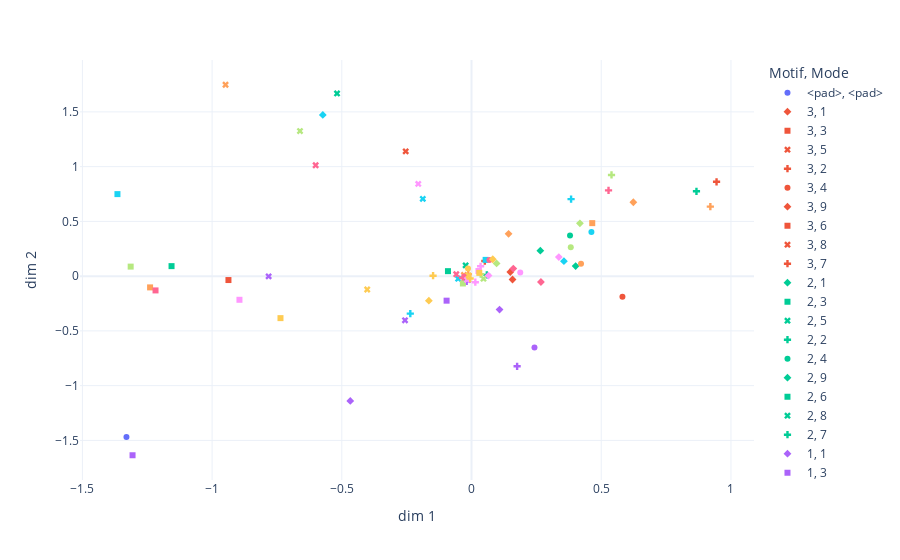

Source (notebook cell):
### Markdown cell above
### <a id='toc1_2_3_'></a>[Data viz des 2 premières dimensions de l'emmbedings](#toc0_)

### Code cell
df_embedding = pd.DataFrame(columns=["Mode", "Motif", "x", "y"])
df_embedding[["x", "y"]] = mob2vec.embedding_layer.embeddings[:, :2]
df_embedding[["Mode", "Motif"]] = list(data_getter.vocab.keys())

px.scatter(df_embedding, x="x", y="y", color="Motif", symbol="Mode", template="plotly_white",
    labels={"x": "dim 1", "y": "dim 2"},)

### Figure 1 — Plotly figure (JSON) as saved in the notebook; plotly's stock layout.template omitted (floating-point values rounded to 4 significant figures)
{"data": [{"hovertemplate": "Motif=<pad><br>Mode=<pad><br>dim 1=%{x}<br>dim 2=%{y}<extra></extra>", "legendgroup": "<pad>, <pad>", "marker": {"color": "#636efa", "symbol": "circle"}, "mode": "markers", "name": "<pad>, <pad>", "orientation": "v", "showlegend": true, "type": "scatter", "x": [-1.33], "xaxis": "x", "y": [-1.47], "yaxis": "y"}, {"hovertemplate": "Motif=3<br>Mode=1<br>dim 1=%{x}<br>dim 2=%{y}<extra></extra>", "legendgroup": "3, 1", "marker": {"color": "#EF553B", "symbol": "diamond"}, "mode": "markers", "name": "3, 1", "orientation": "v", "showlegend": true, "type": "scatter", "x": [0.1581], "xaxis": "x", "y": [-0.03055], "yaxis": "y"}, {"hovertemplate": "Motif=3<br>Mode=3<br>dim 1=%{x}<br>dim 2=%{y}<extra></extra>", "legendgroup": "3, 3", "marker": {"color": "#EF553B", "symbol": "square"}, "mode": "markers", "name": "3, 3", "orientation": "v", "showlegend": true, "type": "scatter", "x": [-0.9369], "xaxis": "x", "y": [-0.03579], "yaxis": "y"}, {"hovertemplate": "Motif=3<br>Mode=5<br>dim 1=%{x}<br>dim 2=%{y}<extra></extra>", "legendgroup": "3, 5", "marker": {"color": "#EF553B", "symbol": "x"}, "mode": "markers", "name": "3, 5", "orientation": "v", "showlegend": true, "type": "scatter", "x": [-0.2537], "xaxis": "x", "y": [1.14], "yaxis": "y"}, {"hovertemplate": "Motif=3<br>Mode=2<br>dim 1=%{x}<br>dim 2=%{y}<extra></extra>", "legendgroup": "3, 2", "marker": {"color": "#EF553B", "symbol": "cross"}, "mode": "markers", "name": "3, 2", "orientation": "v", "showlegend": true, "type": "scatter", "x": [0.9445], "xaxis": "x", "y": [0.8615], "yaxis": "y"}, {"hovertemplate": "Motif=3<br>Mode=4<br>dim 1=%{x}<br>dim 2=%{y}<extra></extra>", "legendgroup": "3, 4", "marker": {"color": "#EF553B", "symbol": "circle"}, "mode": "markers", "name": "3, 4", "orientation": "v", "showlegend": true, "type": "scatter", "x": [0.5818], "xaxis": "x", "y": [-0.1876], "yaxis": "y"}, {"hovertemplate": "Motif=3<br>Mode=9<br>dim 1=%{x}<br>dim 2=%{y}<extra></extra>", "legendgroup": "3, 9", "marker": {"color": "#EF553B", "symbol": "diamond"}, "mode": "markers", "name": "3, 9", "orientation": "v", "showlegend": true, "type": "scatter", "x": [0.1495], "xaxis": "x", "y": [0.03781], "yaxis": "y"}, {"hovertemplate": "Motif=3<br>Mode=6<br>dim 1=%{x}<br>dim 2=%{y}<extra></extra>", "legendgroup": "3, 6", "marker": {"color": "#EF553B", "symbol": "square"}, "mode": "markers", "name": "3, 6", "orientation": "v", "showlegend": true, "type": "scatter", "x": [-0.01989], "xaxis": "x", "y": [-0.01844], "yaxis": "y"}, {"hovertemplate": "Motif=3<br>Mode=8<br>dim 1=%{x}<br>dim 2=%{y}<extra></extra>", "legendgroup": "3, 8", "marker": {"color": "#EF553B", "symbol": "x"}, "mode": "markers", "name": "3, 8", "orientation": "v", "showlegend": true, "type": "scatter", "x": [-0.01343], "xaxis": "x", "y": [-0.03328], "yaxis": "y"}, {"hovertemplate": "Motif=3<br>Mode=7<br>dim 1=%{x}<br>dim 2=%{y}<extra></extra>", "legendgroup": "3, 7", "marker": {"color": "#EF553B", "symbol": "cross"}, "mode": "markers", "name": "3, 7", "orientation": "v", "showlegend": true, "type": "scatter", "x": [0.05131], "xaxis": "x", "y": [0.1378], "yaxis": "y"}, {"hovertemplate": "Motif=2<br>Mode=1<br>dim 1=%{x}<br>dim 2=%{y}<extra></extra>", "legendgroup": "2, 1", "marker": {"color": "#00cc96", "symbol": "diamond"}, "mode": "markers", "name": "2, 1", "orientation": "v", "showlegend": true, "type": "scatter", "x": [0.4013], "xaxis": "x", "y": [0.09151], "yaxis": "y"}, {"hovertemplate": "Motif=2<br>Mode=3<br>dim 1=%{x}<br>dim 2=%{y}<extra></extra>", "legendgroup": "2, 3", "marker": {"color": "#00cc96", "symbol": "square"}, "mode": "markers", "name": "2, 3", "orientation": "v", "showlegend": true, "type": "scatter", "x": [-1.156], "xaxis": "x", "y": [0.09136], "yaxis": "y"}, {"hovertemplate": "Motif=2<br>Mode=5<br>dim 1=%{x}<br>dim 2=%{y}<extra></extra>", "legendgroup": "2, 5", "marker": {"color": "#00cc96", "symbol": "x"}, "mode": "markers", "name": "2, 5", "orientation": "v", "showlegend": true, "type": "scatter", "x": [-0.5184], "xaxis": "x", "y": [1.668], "yaxis": "y"}, {"hovertemplate": "Motif=2<br>Mode=2<br>dim 1=%{x}<br>dim 2=%{y}<extra></extra>", "legendgroup": "2, 2", "marker": {"color": "#00cc96", "symbol": "cross"}, "mode": "markers", "name": "2, 2", "orientation": "v", "showlegend": true, "type": "scatter", "x": [0.8671], "xaxis": "x", "y": [0.7749], "yaxis": "y"}, {"hovertemplate": "Motif=2<br>Mode=4<br>dim 1=%{x}<br>dim 2=%{y}<extra></extra>", "legendgroup": "2, 4", "marker": {"color": "#00cc96", "symbol": "circle"}, "mode": "markers", "name": "2, 4", "orientation": "v", "showlegend": true, "type": "scatter", "x": [0.3797], "xaxis": "x", "y": [0.3709], "yaxis": "y"}, {"hovertemplate": "Motif=2<br>Mode=9<br>dim 1=%{x}<br>dim 2=%{y}<extra></extra>", "legendgroup": "2, 9", "marker": {"color": "#00cc96", "symbol": "diamond"}, "mode": "markers", "name": "2, 9", "orientation": "v", "showlegend": true, "type": "scatter", "x": [0.2652], "xaxis": "x", "y": [0.2324], "yaxis": "y"}, {"hovertemplate": "Motif=2<br>Mode=6<br>dim 1=%{x}<br>dim 2=%{y}<extra></extra>", "legendgroup": "2, 6", "marker": {"color": "#00cc96", "symbol": "square"}, "mode": "markers", "name": "2, 6", "orientation": "v", "showlegend": true, "type": "scatter", "x": [-0.09082], "xaxis": "x", "y": [0.04547], "yaxis": "y"}, {"hovertemplate": "Motif=2<br>Mode=8<br>dim 1=%{x}<br>dim 2=%{y}<extra></extra>", "legendgroup": "2, 8", "marker": {"color": "#00cc96", "symbol": "x"}, "mode": "markers", "name": "2, 8", "orientation": "v", "showlegend": true, "type": "scatter", "x": [-0.02265], "xaxis": "x", "y": [0.09848], "yaxis": "y"}, {"hovertemplate": "Motif=2<br>Mode=7<br>dim 1=%{x}<br>dim 2=%{y}<extra></extra>", "legendgroup": "2, 7", "marker": {"color": "#00cc96", "symbol": "cross"}, "mode": "markers", "name": "2, 7", "orientation": "v", "showlegend": true, "type": "scatter", "x": [0.05903], "xaxis": "x", "y": [0.01134], "yaxis": "y"}, {"hovertemplate": "Motif=1<br>Mode=1<br>dim 1=%{x}<br>dim 2=%{y}<extra></extra>", "legendgroup": "1, 1", "marker": {"color": "#ab63fa", "symbol": "diamond"}, "mode": "markers", "name": "1, 1", "orientation": "v", "showlegend": true, "type": "scatter", "x": [-0.4674], "xaxis": "x", "y": [-1.139], "yaxis": "y"}, {"hovertemplate": "Motif=1<br>Mode=3<br>dim 1=%{x}<br>dim 2=%{y}<extra></extra>", "legendgroup": "1, 3", "marker": {"color": "#ab63fa", "symbol": "square"}, "mode": "markers", "name": "1, 3", "orientation": "v", "showlegend": true, "type": "scatter", "x": [-1.307], "xaxis": "x", "y": [-1.636], "yaxis": "y"}, {"hovertemplate": "Motif=1<br>Mode=5<br>dim 1=%{x}<br>dim 2=%{y}<extra></extra>", "legendgroup": "1, 5", "marker": {"color": "#ab63fa", "symbol": "x"}, "mode": "markers", "name": "1, 5", "orientation": "v", "showlegend": true, "type": "scatter", "x": [-0.7821], "xaxis": "x", "y": [-0.001798], "yaxis": "y"}, {"hovertemplate": "Motif=1<br>Mode=2<br>dim 1=%{x}<br>dim 2=%{y}<extra></extra>", "legendgroup": "1, 2", "marker": {"color": "#ab63fa", "symbol": "cross"}, "mode": "markers", "name": "1, 2", "orientation": "v", "showlegend": true, "type": "scatter", "x": [0.1758], "xaxis": "x", "y": [-0.8234], "yaxis": "y"}, {"hovertemplate": "Motif=1<br>Mode=4<br>dim 1=%{x}<br>dim 2=%{y}<extra></extra>", "legendgroup": "1, 4", "marker": {"color": "#ab63fa", "symbol": "circle"}, "mode": "markers", "name": "1, 4", "orientation": "v", "showlegend": true, "type": "scatter", "x": [0.2426], "xaxis": "x", "y": [-0.6512], "yaxis": "y"}, {"hovertemplate": "Motif=1<br>Mode=9<br>dim 1=%{x}<br>dim 2=%{y}<extra></extra>", "legendgroup": "1, 9", "marker": {"color": "#ab63fa", "symbol": "diamond"}, "mode": "markers", "name": "1, 9", "orientation": "v", "showlegend": true, "type": "scatter", "x": [0.108], "xaxis": "x", "y": [-0.3055], "yaxis": "y"}, {"hovertemplate": "Motif=1<br>Mode=6<br>dim 1=%{x}<br>dim 2=%{y}<extra></extra>", "legendgroup": "1, 6", "marker": {"color": "#ab63fa", "symbol": "square"}, "mode": "markers", "name": "1, 6", "orientation": "v", "showlegend": true, "type": "scatter", "x": [-0.09609], "xaxis": "x", "y": [-0.2241], "yaxis": "y"}, {"hovertemplate": "Motif=1<br>Mode=8<br>dim 1=%{x}<br>dim 2=%{y}<extra></extra>", "legendgroup": "1, 8", "marker": {"color": "#ab63fa", "symbol": "x"}, "mode": "markers", "name": "1, 8", "orientation": "v", "showlegend": true, "type": "scatter", "x": [-0.2564], "xaxis": "x", "y": [-0.4033], "yaxis": "y"}, {"hovertemplate": "Motif=1<br>Mode=7<br>dim 1=%{x}<br>dim 2=%{y}<extra></extra>", "legendgroup": "1, 7", "marker": {"color": "#ab63fa", "symbol": "cross"}, "mode": "markers", "name": "1, 7", "orientation": "v", "showlegend": true, "type": "scatter", "x": [-0.01866], "xaxis": "x", "y": [-0.04855], "yaxis": "y"}, {"hovertemplate": "Motif=9<br>Mode=1<br>dim 1=%{x}<br>dim 2=%{y}<extra></extra>", "legendgroup": "9, 1", "marker": {"color": "#FFA15A", "symbol": "diamond"}, "mode": "markers", "name": "9, 1", "orientation": "v", "showlegend": true, "type": "scatter", "x": [0.1429], "xaxis": "x", "y": [0.386], "yaxis": "y"}, {"hovertemplate": "Motif=9<br>Mode=3<br>dim 1=%{x}<br>dim 2=%{y}<extra></extra>", "legendgroup": "9, 3", "marker": {"color": "#FFA15A", "symbol": "square"}, "mode": "markers", "name": "9, 3", "orientation": "v", "showlegend": true, "type": "scatter", "x": [-1.239], "xaxis": "x", "y": [-0.1028], "yaxis": "y"}, {"hovertemplate": "Motif=9<br>Mode=5<br>dim 1=%{x}<br>dim 2=%{y}<extra></extra>", "legendgroup": "9, 5", "marker": {"color": "#FFA15A", "symbol": "x"}, "mode": "markers", "name": "9, 5", "orientation": "v", "showlegend": true, "type": "scatter", "x": [-0.9482], "xaxis": "x", "y": [1.748], "yaxis": "y"}, {"hovertemplate": "Motif=9<br>Mode=2<br>dim 1=%{x}<br>dim 2=%{y}<extra></extra>", "legendgroup": "9, 2", "marker": {"color": "#FFA15A", "symbol": "cross"}, "mode": "markers", "name": "9, 2", "orientation": "v", "showlegend": true, "type": "scatter", "x": [0.9206], "xaxis": "x", "y": [0.6349], "yaxis": "y"}, {"hovertemplate": "Motif=9<br>Mode=4<br>dim 1=%{x}<br>dim 2=%{y}<extra></extra>", "legendgroup": "9, 4", "marker": {"color": "#FFA15A", "symbol": "circle"}, "mode": "markers", "name": "9, 4", "orientation": "v", "showlegend": true, "type": "scatter", "x": [0.4221], "xaxis": "x", "y": [0.1138], "yaxis": "y"}, {"hovertemplate": "Motif=9<br>Mode=9<br>dim 1=%{x}<br>dim 2=%{y}<extra></extra>", "legendgroup": "9, 9", "marker": {"color": "#FFA15A", "symbol": "diamond"}, "mode": "markers", "name": "9, 9", "orientation": "v", "showlegend": true, "type": "scatter", "x": [0.6237], "xaxis": "x", "y": [0.6746], "yaxis": "y"}, {"hovertemplate": "Motif=9<br>Mode=6<br>dim 1=%{x}<br>dim 2=%{y}<extra></extra>", "legendgroup": "9, 6", "marker": {"color": "#FFA15A", "symbol": "square"}, "mode": "markers", "name": "9, 6", "orientation": "v", "showlegend": true, "type": "scatter", "x": [0.4654], "xaxis": "x", "y": [0.4841], "yaxis": "y"}, {"hovertemplate": "Motif=9<br>Mode=8<br>dim 1=%{x}<br>dim 2=%{y}<extra></extra>", "legendgroup": "9, 8", "marker": {"color": "#FFA15A", "symbol": "x"}, "mode": "markers", "name": "9, 8", "orientation": "v", "showlegend": true, "type": "scatter", "x": [-0.02924], "xaxis": "x", "y": [0.01039], "yaxis": "y"}, {"hovertemplate": "Motif=9<br>Mode=7<br>dim 1=%{x}<br>dim 2=%{y}<extra></extra>", "legendgroup": "9, 7", "marker": {"color": "#FFA15A", "symbol": "cross"}, "mode": "markers", "name": "9, 7", "orientation": "v", "showlegend": true, "type": "scatter", "x": [-0.01254], "xaxis": "x", "y": [0.01764], "yaxis": "y"}, {"hovertemplate": "Motif=6<br>Mode=1<br>dim 1=%{x}<br>dim 2=%{y}<extra></extra>", "legendgroup": "6, 1", "marker": {"color": "#19d3f3", "symbol": "diamond"}, "mode": "markers", "name": "6, 1", "orientation": "v", "showlegend": true, "type": "scatter", "x": [-0.5732], "xaxis": "x", "y": [1.472], "yaxis": "y"}, {"hovertemplate": "Motif=6<br>Mode=3<br>dim 1=%{x}<br>dim 2=%{y}<extra></extra>", "legendgroup": "6, 3", "marker": {"color": "#19d3f3", "symbol": "square"}, "mode": "markers", "name": "6, 3", "orientation": "v", "showlegend": true, "type": "scatter", "x": [-1.365], "xaxis": "x", "y": [0.7492], "yaxis": "y"}, {"hovertemplate": "Motif=6<br>Mode=5<br>dim 1=%{x}<br>dim 2=%{y}<extra></extra>", "legendgroup": "6, 5", "marker": {"color": "#19d3f3", "symbol": "x"}, "mode": "markers", "name": "6, 5", "orientation": "v", "showlegend": true, "type": "scatter", "x": [-0.1878], "xaxis": "x", "y": [0.7059], "yaxis": "y"}, {"hovertemplate": "Motif=6<br>Mode=2<br>dim 1=%{x}<br>dim 2=%{y}<extra></extra>", "legendgroup": "6, 2", "marker": {"color": "#19d3f3", "symbol": "cross"}, "mode": "markers", "name": "6, 2", "orientation": "v", "showlegend": true, "type": "scatter", "x": [0.3837], "xaxis": "x", "y": [0.7031], "yaxis": "y"}, {"hovertemplate": "Motif=6<br>Mode=4<br>dim 1=%{x}<br>dim 2=%{y}<extra></extra>", "legendgroup": "6, 4", "marker": {"color": "#19d3f3", "symbol": "circle"}, "mode": "markers", "name": "6, 4", "orientation": "v", "showlegend": true, "type": "scatter", "x": [0.4621], "xaxis": "x", "y": [0.4033], "yaxis": "y"}, {"hovertemplate": "Motif=6<br>Mode=9<br>dim 1=%{x}<br>dim 2=%{y}<extra></extra>", "legendgroup": "6, 9", "marker": {"color": "#19d3f3", "symbol": "diamond"}, "mode": "markers", "name": "6, 9", "orientation": "v", "showlegend": true, "type": "scatter", "x": [0.3562], "xaxis": "x", "y": [0.1364], "yaxis": "y"}, {"hovertemplate": "Motif=6<br>Mode=6<br>dim 1=%{x}<br>dim 2=%{y}<extra></extra>", "legendgroup": "6, 6", "marker": {"color": "#19d3f3", "symbol": "square"}, "mode": "markers", "name": "6, 6", "orientation": "v", "showlegend": true, "type": "scatter", "x": [0.05438], "xaxis": "x", "y": [0.1486], "yaxis": "y"}, {"hovertemplate": "Motif=6<br>Mode=8<br>dim 1=%{x}<br>dim 2=%{y}<extra></extra>", "legendgroup": "6, 8", "marker": {"color": "#19d3f3", "symbol": "x"}, "mode": "markers", "name": "6, 8", "orientation": "v", "showlegend": true, "type": "scatter", "x": [-0.05159], "xaxis": "x", "y": [-0.02337], "yaxis": "y"}, {"hovertemplate": "Motif=6<br>Mode=7<br>dim 1=%{x}<br>dim 2=%{y}<extra></extra>", "legendgroup": "6, 7", "marker": {"color": "#19d3f3", "symbol": "cross"}, "mode": "markers", "name": "6, 7", "orientation": "v", "showlegend": true, "type": "scatter", "x": [-0.236], "xaxis": "x", "y": [-0.3422], "yaxis": "y"}, {"hovertemplate": "Motif=5<br>Mode=1<br>dim 1=%{x}<br>dim 2=%{y}<extra></extra>", "legendgroup": "5, 1", "marker": {"color": "#FF6692", "symbol": "diamond"}, "mode": "markers", "name": "5, 1", "orientation": "v", "showlegend": true, "type": "scatter", "x": [0.1611], "xaxis": "x", "y": [0.06882], "yaxis": "y"}, {"hovertemplate": "Motif=5<br>Mode=3<br>dim 1=%{x}<br>dim 2=%{y}<extra></extra>", "legendgroup": "5, 3", "marker": {"color": "#FF6692", "symbol": "square"}, "mode": "markers", "name": "5, 3", "orientation": "v", "showlegend": true, "type": "scatter", "x": [-1.218], "xaxis": "x", "y": [-0.1305], "yaxis": "y"}, {"hovertemplate": "Motif=5<br>Mode=5<br>dim 1=%{x}<br>dim 2=%{y}<extra></extra>", "legendgroup": "5, 5", "marker": {"color": "#FF6692", "symbol": "x"}, "mode": "markers", "name": "5, 5", "orientation": "v", "showlegend": true, "type": "scatter", "x": [-0.6008], "xaxis": "x", "y": [1.013], "yaxis": "y"}, {"hovertemplate": "Motif=5<br>Mode=2<br>dim 1=%{x}<br>dim 2=%{y}<extra></extra>", "legendgroup": "5, 2", "marker": {"color": "#FF6692", "symbol": "cross"}, "mode": "markers", "name": "5, 2", "orientation": "v", "showlegend": true, "type": "scatter", "x": [0.5281], "xaxis": "x", "y": [0.783], "yaxis": "y"}, {"hovertemplate": "Motif=5<br>Mode=4<br>dim 1=%{x}<br>dim 2=%{y}<extra></extra>", "legendgroup": "5, 4", "marker": {"color": "#FF6692", "symbol": "circle"}, "mode": "markers", "name": "5, 4", "orientation": "v", "showlegend": true, "type": "scatter", "x": [0.06893], "xaxis": "x", "y": [0.147], "yaxis": "y"}, {"hovertemplate": "Motif=5<br>Mode=9<br>dim 1=%{x}<br>dim 2=%{y}<extra></extra>", "legendgroup": "5, 9", "marker": {"color": "#FF6692", "symbol": "diamond"}, "mode": "markers", "name": "5, 9", "orientation": "v", "showlegend": true, "type": "scatter", "x": [0.2675], "xaxis": "x", "y": [-0.05336], "yaxis": "y"}, {"hovertemplate": "Motif=5<br>Mode=6<br>dim 1=%{x}<br>dim 2=%{y}<extra></extra>", "legendgroup": "5, 6", "marker": {"color": "#FF6692", "symbol": "square"}, "mode": "markers", "name": "5, 6", "orientation": "v", "showlegend": true, "type": "scatter", "x": [-0.02178], "xaxis": "x", "y": [-0.005916], "yaxis": "y"}, {"hovertemplate": "Motif=5<br>Mode=8<br>dim 1=%{x}<br>dim 2=%{y}<extra></extra>", "legendgroup": "5, 8", "marker": {"color": "#FF6692", "symbol": "x"}, "mode": "markers", "name": "5, 8", "orientation": "v", "showlegend": true, "type": "scatter", "x": [-0.05882], "xaxis": "x", "y": [0.01765], "yaxis": "y"}, {"hovertemplate": "Motif=5<br>Mode=7<br>dim 1=%{x}<br>dim 2=%{y}<extra></extra>", "legendgroup": "5, 7", "marker": {"color": "#FF6692", "symbol": "cross"}, "mode": "markers", "name": "5, 7", "orientation": "v", "showlegend": true, "type": "scatter", "x": [-0.03436], "xaxis": "x", "y": [-0.01492], "yaxis": "y"}, {"hovertemplate": "Motif=7<br>Mode=1<br>dim 1=%{x}<br>dim 2=%{y}<extra></extra>", "legendgroup": "7, 1", "marker": {"color": "#B6E880", "symbol": "diamond"}, "mode": "markers", "name": "7, 1", "orientation": "v", "showlegend": true, "type": "scatter", "x": [0.09666], "xaxis": "x", "y": [0.1165], "yaxis": "y"}, {"hovertemplate": "Motif=7<br>Mode=3<br>dim 1=%{x}<br>dim 2=%{y}<extra></extra>", "legendgroup": "7, 3", "marker": {"color": "#B6E880", "symbol": "square"}, "mode": "markers", "name": "7, 3", "orientation": "v", "showlegend": true, "type": "scatter", "x": [-1.314], "xaxis": "x", "y": [0.08696], "yaxis": "y"}, {"hovertemplate": "Motif=7<br>Mode=5<br>dim 1=%{x}<br>dim 2=%{y}<extra></extra>", "legendgroup": "7, 5", "marker": {"color": "#B6E880", "symbol": "x"}, "mode": "markers", "name": "7, 5", "orientation": "v", "showlegend": true, "type": "scatter", "x": [-0.6612], "xaxis": "x", "y": [1.325], "yaxis": "y"}, {"hovertemplate": "Motif=7<br>Mode=2<br>dim 1=%{x}<br>dim 2=%{y}<extra></extra>", "legendgroup": "7, 2", "marker": {"color": "#B6E880", "symbol": "cross"}, "mode": "markers", "name": "7, 2", "orientation": "v", "showlegend": true, "type": "scatter", "x": [0.5396], "xaxis": "x", "y": [0.9241], "yaxis": "y"}, {"hovertemplate": "Motif=7<br>Mode=4<br>dim 1=%{x}<br>dim 2=%{y}<extra></extra>", "legendgroup": "7, 4", "marker": {"color": "#B6E880", "symbol": "circle"}, "mode": "markers", "name": "7, 4", "orientation": "v", "showlegend": true, "type": "scatter", "x": [0.3826], "xaxis": "x", "y": [0.2646], "yaxis": "y"}, {"hovertemplate": "Motif=7<br>Mode=9<br>dim 1=%{x}<br>dim 2=%{y}<extra></extra>", "legendgroup": "7, 9", "marker": {"color": "#B6E880", "symbol": "diamond"}, "mode": "markers", "name": "7, 9", "orientation": "v", "showlegend": true, "type": "scatter", "x": [0.4178], "xaxis": "x", "y": [0.4825], "yaxis": "y"}, {"hovertemplate": "Motif=7<br>Mode=6<br>dim 1=%{x}<br>dim 2=%{y}<extra></extra>", "legendgroup": "7, 6", "marker": {"color": "#B6E880", "symbol": "square"}, "mode": "markers", "name": "7, 6", "orientation": "v", "showlegend": true, "type": "scatter", "x": [-0.03334], "xaxis": "x", "y": [-0.06707], "yaxis": "y"}, {"hovertemplate": "Motif=7<br>Mode=8<br>dim 1=%{x}<br>dim 2=%{y}<extra></extra>", "legendgroup": "7, 8", "marker": {"color": "#B6E880", "symbol": "x"}, "mode": "markers", "name": "7, 8", "orientation": "v", "showlegend": true, "type": "scatter", "x": [0.04606], "xaxis": "x", "y": [-0.02348], "yaxis": "y"}, {"hovertemplate": "Motif=7<br>Mode=7<br>dim 1=%{x}<br>dim 2=%{y}<extra></extra>", "legendgroup": "7, 7", "marker": {"color": "#B6E880", "symbol": "cross"}, "mode": "markers", "name": "7, 7", "orientation": "v", "showlegend": true, "type": "scatter", "x": [0.03529], "xaxis": "x", "y": [0.01757], "yaxis": "y"}, {"hovertemplate": "Motif=4<br>Mode=1<br>dim 1=%{x}<br>dim 2=%{y}<extra></extra>", "legendgroup": "4, 1", "marker": {"color": "#FF97FF", "symbol": "diamond"}, "mode": "markers", "name": "4, 1", "orientation": "v", "showlegend": true, "type": "scatter", "x": [0.06553], "xaxis": "x", "y": [0.005014], "yaxis": "y"}, {"hovertemplate": "Motif=4<br>Mode=3<br>dim 1=%{x}<br>dim 2=%{y}<extra></extra>", "legendgroup": "4, 3", "marker": {"color": "#FF97FF", "symbol": "square"}, "mode": "markers", "name": "4, 3", "orientation": "v", "showlegend": true, "type": "scatter", "x": [-0.8946], "xaxis": "x", "y": [-0.216], "yaxis": "y"}, {"hovertemplate": "Motif=4<br>Mode=5<br>dim 1=%{x}<br>dim 2=%{y}<extra></extra>", "legendgroup": "4, 5", "marker": {"color": "#FF97FF", "symbol": "x"}, "mode": "markers", "name": "4, 5", "orientation": "v", "showlegend": true, "type": "scatter", "x": [-0.2053], "xaxis": "x", "y": [0.8423], "yaxis": "y"}, {"hovertemplate": "Motif=4<br>Mode=2<br>dim 1=%{x}<br>dim 2=%{y}<extra></extra>", "legendgroup": "4, 2", "marker": {"color": "#FF97FF", "symbol": "cross"}, "mode": "markers", "name": "4, 2", "orientation": "v", "showlegend": true, "type": "scatter", "x": [0.03492], "xaxis": "x", "y": [0.08983], "yaxis": "y"}, {"hovertemplate": "Motif=4<br>Mode=4<br>dim 1=%{x}<br>dim 2=%{y}<extra></extra>", "legendgroup": "4, 4", "marker": {"color": "#FF97FF", "symbol": "circle"}, "mode": "markers", "name": "4, 4", "orientation": "v", "showlegend": true, "type": "scatter", "x": [0.1878], "xaxis": "x", "y": [0.0321], "yaxis": "y"}, {"hovertemplate": "Motif=4<br>Mode=9<br>dim 1=%{x}<br>dim 2=%{y}<extra></extra>", "legendgroup": "4, 9", "marker": {"color": "#FF97FF", "symbol": "diamond"}, "mode": "markers", "name": "4, 9", "orientation": "v", "showlegend": true, "type": "scatter", "x": [0.3365], "xaxis": "x", "y": [0.1737], "yaxis": "y"}, {"hovertemplate": "Motif=4<br>Mode=6<br>dim 1=%{x}<br>dim 2=%{y}<extra></extra>", "legendgroup": "4, 6", "marker": {"color": "#FF97FF", "symbol": "square"}, "mode": "markers", "name": "4, 6", "orientation": "v", "showlegend": true, "type": "scatter", "x": [0.02669], "xaxis": "x", "y": [0.04695], "yaxis": "y"}, {"hovertemplate": "Motif=4<br>Mode=8<br>dim 1=%{x}<br>dim 2=%{y}<extra></extra>", "legendgroup": "4, 8", "marker": {"color": "#FF97FF", "symbol": "x"}, "mode": "markers", "name": "4, 8", "orientation": "v", "showlegend": true, "type": "scatter", "x": [-0.017], "xaxis": "x", "y": [-0.03354], "yaxis": "y"}, {"hovertemplate": "Motif=4<br>Mode=7<br>dim 1=%{x}<br>dim 2=%{y}<extra></extra>", "legendgroup": "4, 7", "marker": {"color": "#FF97FF", "symbol": "cross"}, "mode": "markers", "name": "4, 7", "orientation": "v", "showlegend": true, "type": "scatter", "x": [0.0146], "xaxis": "x", "y": [-0.05554], "yaxis": "y"}, {"hovertemplate": "Motif=8<br>Mode=1<br>dim 1=%{x}<br>dim 2=%{y}<extra></extra>", "legendgroup": "8, 1", "marker": {"color": "#FECB52", "symbol": "diamond"}, "mode": "markers", "name": "8, 1", "orientation": "v", "showlegend": true, "type": "scatter", "x": [-0.1645], "xaxis": "x", "y": [-0.2242], "yaxis": "y"}, {"hovertemplate": "Motif=8<br>Mode=3<br>dim 1=%{x}<br>dim 2=%{y}<extra></extra>", "legendgroup": "8, 3", "marker": {"color": "#FECB52", "symbol": "square"}, "mode": "markers", "name": "8, 3", "orientation": "v", "showlegend": true, "type": "scatter", "x": [-0.7364], "xaxis": "x", "y": [-0.3836], "yaxis": "y"}, {"hovertemplate": "Motif=8<br>Mode=5<br>dim 1=%{x}<br>dim 2=%{y}<extra></extra>", "legendgroup": "8, 5", "marker": {"color": "#FECB52", "symbol": "x"}, "mode": "markers", "name": "8, 5", "orientation": "v", "showlegend": true, "type": "scatter", "x": [-0.4021], "xaxis": "x", "y": [-0.122], "yaxis": "y"}, {"hovertemplate": "Motif=8<br>Mode=2<br>dim 1=%{x}<br>dim 2=%{y}<extra></extra>", "legendgroup": "8, 2", "marker": {"color": "#FECB52", "symbol": "cross"}, "mode": "markers", "name": "8, 2", "orientation": "v", "showlegend": true, "type": "scatter", "x": [-0.1482], "xaxis": "x", "y": [0.003985], "yaxis": "y"}, {"hovertemplate": "Motif=8<br>Mode=4<br>dim 1=%{x}<br>dim 2=%{y}<extra></extra>", "legendgroup": "8, 4", "marker": {"color": "#FECB52", "symbol": "circle"}, "mode": "markers", "name": "8, 4", "orientation": "v", "showlegend": true, "type": "scatter", "x": [-0.01364], "xaxis": "x", "y": [0.06885], "yaxis": "y"}, {"hovertemplate": "Motif=8<br>Mode=9<br>dim 1=%{x}<br>dim 2=%{y}<extra></extra>", "legendgroup": "8, 9", "marker": {"color": "#FECB52", "symbol": "diamond"}, "mode": "markers", "name": "8, 9", "orientation": "v", "showlegend": true, "type": "scatter", "x": [0.0819], "xaxis": "x", "y": [0.154], "yaxis": "y"}, {"hovertemplate": "Motif=8<br>Mode=6<br>dim 1=%{x}<br>dim 2=%{y}<extra></extra>", "legendgroup": "8, 6", "marker": {"color": "#FECB52", "symbol": "square"}, "mode": "markers", "name": "8, 6", "orientation": "v", "showlegend": true, "type": "scatter", "x": [0.02995], "xaxis": "x", "y": [0.03028], "yaxis": "y"}, {"hovertemplate": "Motif=8<br>Mode=8<br>dim 1=%{x}<br>dim 2=%{y}<extra></extra>", "legendgroup": "8, 8", "marker": {"color": "#FECB52", "symbol": "x"}, "mode": "markers", "name": "8, 8", "orientation": "v", "showlegend": true, "type": "scatter", "x": [-0.01135], "xaxis": "x", "y": [0.007228], "yaxis": "y"}, {"hovertemplate": "Motif=8<br>Mode=7<br>dim 1=%{x}<br>dim 2=%{y}<extra></extra>", "legendgroup": "8, 7", "marker": {"color": "#FECB52", "symbol": "cross"}, "mode": "markers", "name": "8, 7", "orientation": "v", "showlegend": true, "type": "scatter", "x": [-0.00531], "xaxis": "x", "y": [-0.02101], "yaxis": "y"}], "layout": {"legend": {"title": {"text": "Motif, Mode"}, "tracegroupgap": 0}, "margin": {"t": 60}, "xaxis": {"anchor": "y", "domain": [0, 1], "title": {"text": "dim 1"}}, "yaxis": {"anchor": "x", "domain": [0, 1], "title": {"text": "dim 2"}}}}
